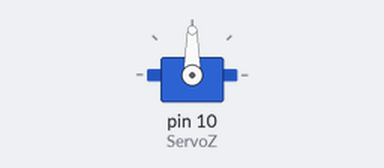
The sketch below on a simulated Arduino Uno, built with avr-gcc and run on an emulated ATmega328P. Shown: servo.

Above: at 0.05 s.
Timing chart, 0 to 4.6 s (numbered marks = the images above):
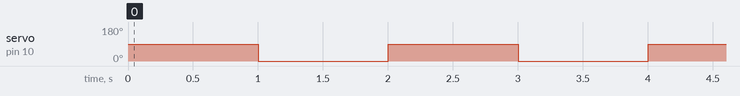

The sketch:

Arduino_Draw.ino
```cpp
#include <AFMotor.h>
#include <Servo.h>
AF_Stepper StepperX(48, 1); // A 48-step-per-revolution motor on channels 1 & 2
AF_Stepper StepperY(48, 2); // A 48-step-per-revolution motor on channels 4 & 3
Servo ServoZ ;

void setup() {
  StepperX.setSpeed(255);
  StepperY.setSpeed(255);
  ServoZ.attach (10)    ;
}

void loop()
{

  //StepperX.step(200, FORWARD,DOUBLE);
  //StepperY.step(200, FORWARD,DOUBLE);
  ServoZ.write (90);
  delay(1000);

  //StepperX.step(250,BACKWARD,DOUBLE);
  //StepperY.step(200,BACKWARD,DOUBLE);
  ServoZ.write (-90);
  delay(1000);

}
```

Measured:
- by itself, servo on pin 10 (ServoZ): alternates 90° for 1.0 s and 0° for 1.0 s
